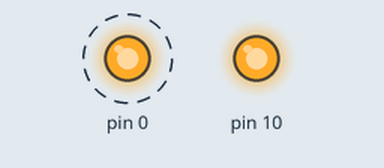
Bench run of a sketch on a simulated Arduino Uno, built with avr-gcc and run on an emulated ATmega328P. Parts: output pins drawn as LEDs (lit = HIGH). Dashed ring = blinking.

Above: at 0.02 s.
Timing chart, 0 to 3.0 s (numbered marks = the images above):
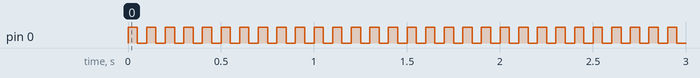

The sketch:

NodeMCU_SPI_Master_Arduino.ino
```cpp
#include<SPI.h>

uint8_t buff[3]={1,2,3};
void setup() {
  //Serial.begin(9600); //begin serial with 9600 baud
  pinMode(0, OUTPUT);
  SPI.setClockDivider(SPI_CLOCK_DIV16);
  SPI.begin();  //begin SPI
}

void loop() {
  for(int i=0; i<sizeof buff; i++){  // transfer buff data per second
  digitalWrite(0,1);
  SPI.transfer(buff[i]);
  delay(50);
  digitalWrite(0,0);
  delay(50);
  }
}
```

Measured:
- by itself, pin 0: alternates HIGH for 0.05 s and LOW for 0.05 s
